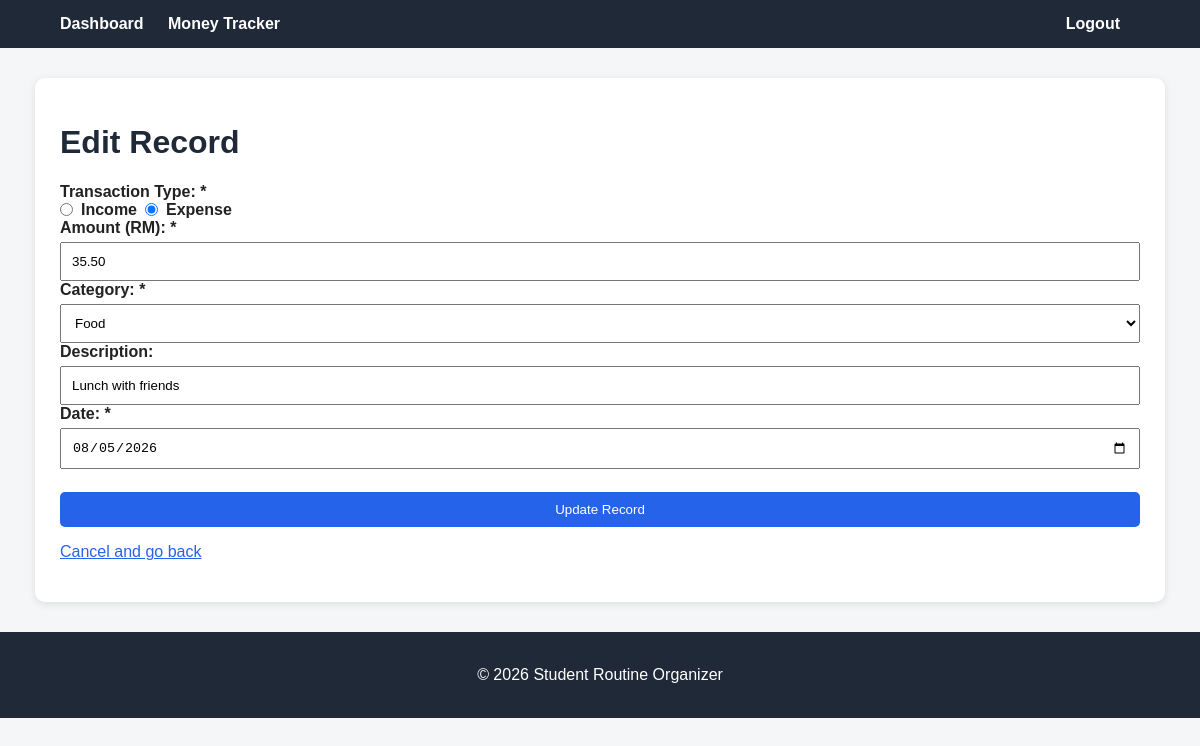
The app's page /money/money_edit.php?id=3 (signed in) with its own data.
### tables this page shows
CREATE TABLE `money_tracker` (
  `id` int(11) NOT NULL,
  `user_id` int(11) NOT NULL,
  `amount` decimal(10,2) NOT NULL,
  `category` varchar(100) NOT NULL,
  `description` text DEFAULT NULL,
  `type` enum('income','expense') NOT NULL,
  `date` date NOT NULL,
  `created_at` timestamp NOT NULL DEFAULT current_timestamp()
);

### money/money_edit.php (the view, shortened to what this page needs)
<?php
require("../database.php");
$user_id = $_SESSION['user_id'];
$id    = isset($_GET['id']) ? (int)$_GET['id'] : (int)($_POST['id'] ?? 0);
$stmt = mysqli_prepare($con, "SELECT * FROM money_tracker WHERE id = ? AND user_id = ?");
mysqli_stmt_bind_param($stmt, "ii", $id, $user_id);
mysqli_stmt_execute($stmt);
$result = mysqli_stmt_get_result($stmt);
$record = mysqli_fetch_assoc($result);
$categories = ['Food', 'Transport', 'Entertainment', 'Education',
               'Health', 'Salary', 'Allowance', 'Others'];
?>
<!DOCTYPE html>
<html>
<head>
    <link rel="stylesheet" href="../assets/style.css">
</head>
<body>
<div class="navbar">
    <a href="../dashboard.php">Dashboard</a>
    <a href="money_list.php">Money Tracker</a>
    <a href="logout.php" style="float: right;">Logout</a>
</div>
<div class="container">
    <h1>Edit Record</h1>
    <form method="POST" action="money_edit.php?id=<?php echo $id; ?>">
        <label>Transaction Type: *</label>
        <div class="checkbox-row">
            <input type="radio" id="income" name="type" value="income"
                <?php echo ($record['type'] === 'income') ? 'checked' : ''; ?>>
            <label for="income">Income</label>
            <input type="radio" id="expense" name="type" value="expense"
                <?php echo ($record['type'] === 'expense') ? 'checked' : ''; ?>>
            <label for="expense">Expense</label>
        </div>
        <label>Amount (RM): *</label>
        <input type="number" name="amount" step="0.01" min="0.01"
               value="<?php echo htmlspecialchars($record['amount']); ?>">
        <label>Category: *</label>
        <select name="category">
            <?php foreach ($categories as $c): ?>
                <option value="<?php echo $c; ?>"
                    <?php echo ($record['category'] === $c) ? 'selected' : ''; ?>>
                    <?php echo $c; ?>
                </option>
            <?php endforeach; ?>
        </select>
        <label>Description:</label>
        <input type="text" name="description"
               value="<?php echo htmlspecialchars($record['description']); ?>">
        <label>Date: *</label>
        <input type="date" name="date"
               value="<?php echo htmlspecialchars($record['date']); ?>">
        <br><br>
        <input type="submit" name="submit" value="Update Record">
    </form>
    <p><a href="money_list.php">Cancel and go back</a></p>
</div>
</body>
</html>
<?php
include("../footer.php");
?>

### assets/style.css (style rules this page uses)
body { font-family: Arial, sans-serif; background-color: #f4f6f8; margin: 0; padding: 0; color: #222; }
.container { width: 90%; max-width: 1100px; margin: 30px auto; background-color: #ffffff; padding: 25px; border-radius: 10px; box-shadow: 0 2px 8px rgba(0, 0, 0, 0.1); }
h1, h2, h3 { color: #1f2937; }
.navbar { background-color: #1f2937; padding: 15px 5%; }
.navbar a { color: white; text-decoration: none; margin-right: 20px; font-weight: bold; }
label { font-weight: bold; }
input, select, button { padding: 10px; margin-top: 5px; width: 100%; box-sizing: border-box; }
input[type="submit"], button { background-color: #2563eb; color: white; border: none; cursor: pointer; border-radius: 5px; }
.checkbox-row { display: flex; align-items: center; gap: 8px; }
.checkbox-row input { width: auto; margin: 0; }
.checkbox-row label { margin: 0; }
a { color: #2563eb; }

### records on screen
money_tracker: type "☐ Income", type "☑ Expense", amount "35.50", category "Food", description "Lunch with friends", date "08/05/2026"
